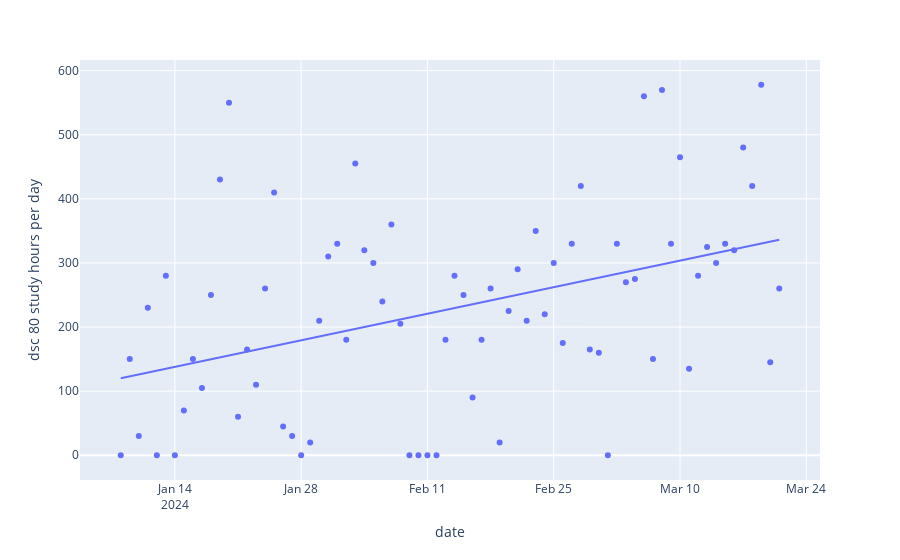

The notebook cell saved with this chart:
### Code cell
px.scatter(dsc80, y='dsc80', x='date', trendline='ols', labels={'dsc80':'dsc 80 study hours per day'})
